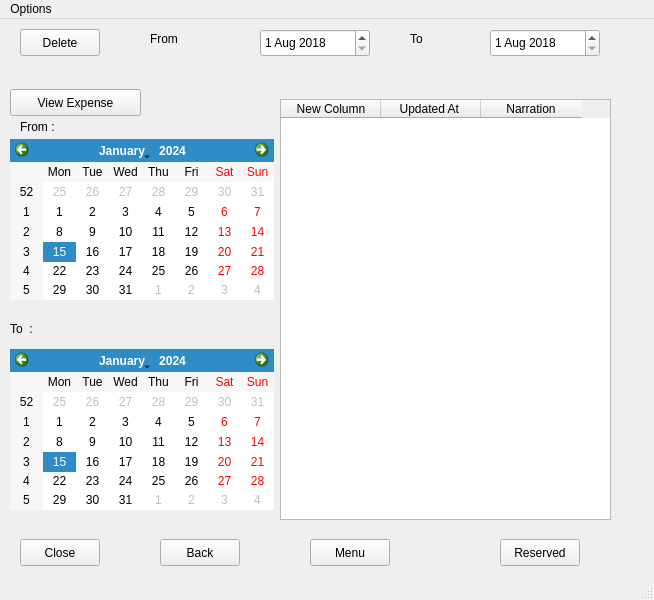
<?xml version="1.0" encoding="UTF-8"?>
<ui version="4.0">
 <class>MainWindow</class>
 <widget class="QMainWindow" name="MainWindow">
  <property name="geometry">
   <rect>
    <x>0</x>
    <y>0</y>
    <width>654</width>
    <height>600</height>
   </rect>
  </property>
  <property name="windowTitle">
   <string>MainWindow</string>
  </property>
  <widget class="QWidget" name="centralwidget">
   <widget class="QPushButton" name="pushButton">
    <property name="geometry">
     <rect>
      <x>10</x>
      <y>70</y>
      <width>131</width>
      <height>27</height>
     </rect>
    </property>
    <property name="text">
     <string>View Expense</string>
    </property>
   </widget>
   <widget class="QDateEdit" name="dateEdit_3">
    <property name="geometry">
     <rect>
      <x>490</x>
      <y>10</y>
      <width>110</width>
      <height>28</height>
     </rect>
    </property>
    <property name="dateTime">
     <datetime>
      <hour>0</hour>
      <minute>0</minute>
      <second>0</second>
      <year>2018</year>
      <month>8</month>
      <day>1</day>
     </datetime>
    </property>
   </widget>
   <widget class="QDateEdit" name="dateEdit_4">
    <property name="geometry">
     <rect>
      <x>260</x>
      <y>10</y>
      <width>110</width>
      <height>28</height>
     </rect>
    </property>
    <property name="dateTime">
     <datetime>
      <hour>0</hour>
      <minute>0</minute>
      <second>0</second>
      <year>2018</year>
      <month>8</month>
      <day>1</day>
     </datetime>
    </property>
   </widget>
   <widget class="QLabel" name="label_3">
    <property name="geometry">
     <rect>
      <x>150</x>
      <y>10</y>
      <width>53</width>
      <height>19</height>
     </rect>
    </property>
    <property name="text">
     <string>From</string>
    </property>
   </widget>
   <widget class="QPushButton" name="pushButton_2">
    <property name="geometry">
     <rect>
      <x>20</x>
      <y>10</y>
      <width>80</width>
      <height>27</height>
     </rect>
    </property>
    <property name="text">
     <string>Delete</string>
    </property>
   </widget>
   <widget class="QLabel" name="label_4">
    <property name="geometry">
     <rect>
      <x>410</x>
      <y>10</y>
      <width>53</width>
      <height>19</height>
     </rect>
    </property>
    <property name="text">
     <string>To</string>
    </property>
   </widget>
   <widget class="QTableWidget" name="tableWidget">
    <property name="geometry">
     <rect>
      <x>280</x>
      <y>80</y>
      <width>331</width>
      <height>421</height>
     </rect>
    </property>
    <column>
     <property name="text">
      <string>New Column</string>
     </property>
    </column>
    <column>
     <property name="text">
      <string>Updated At </string>
     </property>
    </column>
    <column>
     <property name="text">
      <string>Narration</string>
     </property>
    </column>
   </widget>
   <widget class="QPushButton" name="pushButton_3">
    <property name="geometry">
     <rect>
      <x>20</x>
      <y>520</y>
      <width>80</width>
      <height>27</height>
     </rect>
    </property>
    <property name="text">
     <string>Close</string>
    </property>
   </widget>
   <widget class="QPushButton" name="pushButton_4">
    <property name="geometry">
     <rect>
      <x>160</x>
      <y>520</y>
      <width>80</width>
      <height>27</height>
     </rect>
    </property>
    <property name="text">
     <string>Back</string>
    </property>
   </widget>
   <widget class="QPushButton" name="pushButton_5">
    <property name="geometry">
     <rect>
      <x>310</x>
      <y>520</y>
      <width>80</width>
      <height>27</height>
     </rect>
    </property>
    <property name="text">
     <string>Menu</string>
    </property>
   </widget>
   <widget class="QPushButton" name="pushButton_6">
    <property name="geometry">
     <rect>
      <x>500</x>
      <y>520</y>
      <width>80</width>
      <height>27</height>
     </rect>
    </property>
    <property name="text">
     <string>Reserved</string>
    </property>
   </widget>
   <widget class="QCalendarWidget" name="calendarWidget">
    <property name="geometry">
     <rect>
      <x>10</x>
      <y>120</y>
      <width>264</width>
      <height>161</height>
     </rect>
    </property>
   </widget>
   <widget class="QLabel" name="label">
    <property name="geometry">
     <rect>
      <x>20</x>
      <y>100</y>
      <width>53</width>
      <height>16</height>
     </rect>
    </property>
    <property name="text">
     <string>From :</string>
    </property>
   </widget>
   <widget class="QLabel" name="label_2">
    <property name="geometry">
     <rect>
      <x>10</x>
      <y>300</y>
      <width>53</width>
      <height>19</height>
     </rect>
    </property>
    <property name="text">
     <string>To  :</string>
    </property>
   </widget>
   <widget class="QCalendarWidget" name="calendarWidget_2">
    <property name="geometry">
     <rect>
      <x>10</x>
      <y>330</y>
      <width>264</width>
      <height>161</height>
     </rect>
    </property>
   </widget>
  </widget>
  <widget class="QMenuBar" name="menubar">
   <property name="geometry">
    <rect>
     <x>0</x>
     <y>0</y>
     <width>654</width>
     <height>24</height>
    </rect>
   </property>
   <widget class="QMenu" name="menuoptions">
    <property name="title">
     <string>Options</string>
    </property>
    <addaction name="actionSettings"/>
   </widget>
   <addaction name="menuoptions"/>
  </widget>
  <widget class="QStatusBar" name="statusbar"/>
  <action name="actionSettings">
   <property name="text">
    <string>Settings</string>
   </property>
  </action>
 </widget>
 <resources/>
 <connections/>
</ui>
